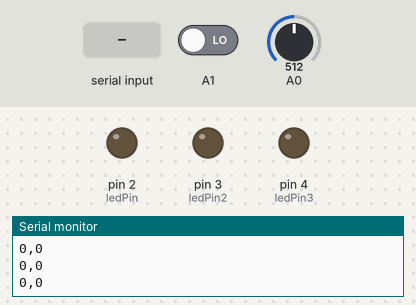
Bench run of a sketch on a simulated Arduino Uno, built with avr-gcc and run on an emulated ATmega328P. Parts: output pins drawn as LEDs (lit = HIGH), the last lines printed to the serial monitor. The test bench sets the inputs (shaded band); at power-on: A0 = 512, A1 LOW.

Above: at 1.0 s.
1.1 s: "30,150\n" received over Serial
At 1.8 s:
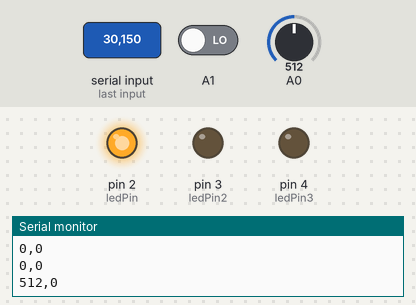
2.7 s: "1,90\n" received over Serial
At 3.1 s:
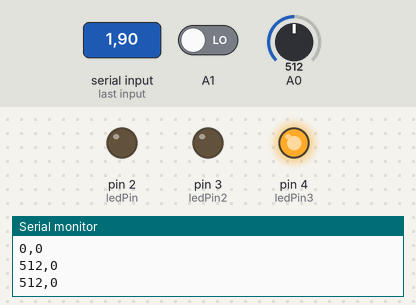
4.2 s: "90,45\n" received over Serial
At 5.5 s:
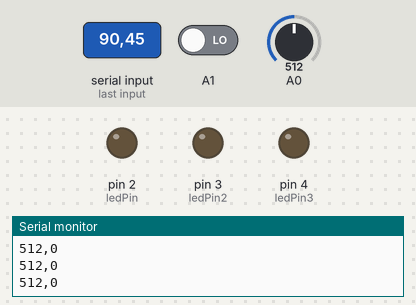
Timing chart, 0 to 7.2 s (numbered marks = the images above; inputs shaded):
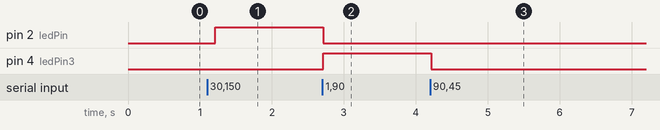

Measured:
- after the input at 1.1 s, pin 2 (ledPin): LOW → HIGH after 0.11 s
- after the input at 2.7 s, pin 2 (ledPin): HIGH → LOW at once; pin 4 (ledPin3): LOW → HIGH at once
- after the input at 4.2 s, pin 4 (ledPin3): HIGH → LOW at once

The sketch:

arduino_galaxian.ino
```cpp
const int ledPin = 2;  // Define the LED pin
const int ledPin2 = 3; // Define the LED pin
const int ledPin3 = 4; // Define the LED pin

void setup() {
  pinMode(ledPin, OUTPUT); // Set the LED pin as an output
  pinMode(ledPin2, OUTPUT); // Set the LED pin as an output
  pinMode(ledPin3, OUTPUT); // Set the LED pin as an output

  Serial.begin(9600);
  while (Serial.available() <= 0) {
    Serial.println("0,0");
    delay(300);
  }
}

void loop() {
  while (Serial.available()) {
    int damage = Serial.parseInt();
    int maxDamage = Serial.parseInt();
    if (Serial.read() == '\n') {
      // perform actions based on received data from p5
      int sensor = analogRead(A0);
      delay(5);
      int sensor2 = digitalRead(A1);
      delay(5);
      Serial.print(sensor);
      Serial.print(',');
      Serial.println(sensor2);

      // Check if damage is between 1 and 4
      if (damage <= 4) {
        digitalWrite(ledPin3, HIGH); // Turn on the LED at pin 3
      } else {
        digitalWrite(ledPin3, LOW); // Turn off the LED at pin 3
      }

      // Check if damage is between 5 and 7
      if (damage >= 5 && damage <= 7) {
        digitalWrite(ledPin2, HIGH); // Turn on the LED at pin 2
      } else {
        digitalWrite(ledPin2, LOW); // Turn off the LED at pin 2
      }

      // Check if damage is between 8 and maxDamage
      if (damage >= 8 && damage <= maxDamage) {
        digitalWrite(ledPin, HIGH); // Turn on the LED at pin 2
      } else {
        digitalWrite(ledPin, LOW); // Turn off the LED at pin 2
      }
    }
  }
}
```
